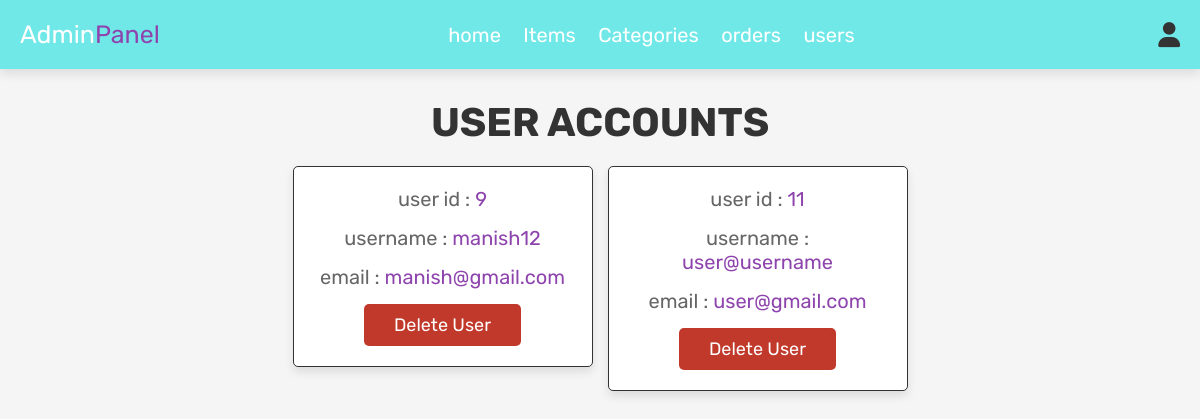
The app's page /admin_users.php (signed in) with its own data.
### tables this page shows
CREATE TABLE `users` (
  `id` int(100) NOT NULL,
  `name` varchar(100) NOT NULL,
  `email` varchar(100) NOT NULL,
  `password` varchar(100) NOT NULL
);

### admin_users.php (the view, shortened to what this page needs)
<?php
include 'config.php';
?>
<!DOCTYPE html>
<html lang="en">
<head>
   <link rel="stylesheet" href="https://cdnjs.cloudflare.com/ajax/libs/font-awesome/6.0.0/css/all.min.css">
   <link rel="stylesheet" href="css/admin_style.css?v=<?php echo time();?>">
</head>
<body>
<?php include 'admin_header.php'; ?>
<section class="users">
   <h1 class="title"> user accounts </h1>
   <div class="box-container">
      <?php
         $select_users = mysqli_query($conn, "SELECT * FROM `users`") or die('query failed');
         while($fetch_users = mysqli_fetch_assoc($select_users)){
      ?>
      <div class="box">
         <p> user id : <span><?php echo $fetch_users['id']; ?></span> </p>
         <p> username : <span><?php echo $fetch_users['name']; ?></span> </p>
         <p> email : <span><?php echo $fetch_users['email']; ?></span> </p>
         <a href="admin_users.php?delete=<?php echo $fetch_users['id']; ?>" onclick="return confirm('delete this user?');" class="delete-btn">delete user</a>
      </div>
      <?php
         };
      ?>
   </div>
</section>
</body>
</html>

### css/admin_style.css (style rules this page uses)
:root { --purple:#8e44ad; --red:#c0392b; --orange:#f39c12; --black:#333; --white:#fff; --light-color:#666; --light-white:#ccc; --light-bg:#f5f5f5; --border:.1rem solid var(--black); --box-shadow:0 .5rem 1rem rgba(0,0,0,.1); }
* { font-family: 'Rubik', sans-serif; margin:0; padding:0; box-sizing: border-box; outline: none; border:none; text-decoration: none; transition:all .2s linear; }
html { font-size: 62.5%; overflow-x: hidden; }
body { background-color: var(--light-bg); }
section { padding:3rem 2rem; }
.title { text-align: center; margin-bottom: 2rem; text-transform: uppercase; color:var(--black); font-size: 4rem; }
.btn, .option-btn, .delete-btn, .white-btn { display: inline-block; margin-top: 1rem; padding:1rem 3rem; cursor: pointer; color:var(--white); font-size: 1.8rem; border-radius: .5rem; text-transform: capitalize; }
.delete-btn { background-color: var(--red); }
.users .box-container { display: grid; grid-template-columns: repeat(auto-fit, 30rem); justify-content: center; gap:1.5rem; max-width: 1200px; margin:0 auto; align-items: flex-start; }
.users .box-container .box { background-color: var(--white); padding:2rem; border:var(--border); box-shadow: var(--box-shadow); border-radius: .5rem; text-align: center; }
.users .box-container .box p { padding-bottom: 1.5rem; font-size: 2rem; color:var(--light-color); }
.users .box-container .box p span { color:var(--purple); }
.users .box-container .box .delete-btn { margin-top: 0; }

### records on screen
users: id "9", name "manish12", email "manish@gmail.com"
users: id "11", name "user@username", email "user@gmail.com"
